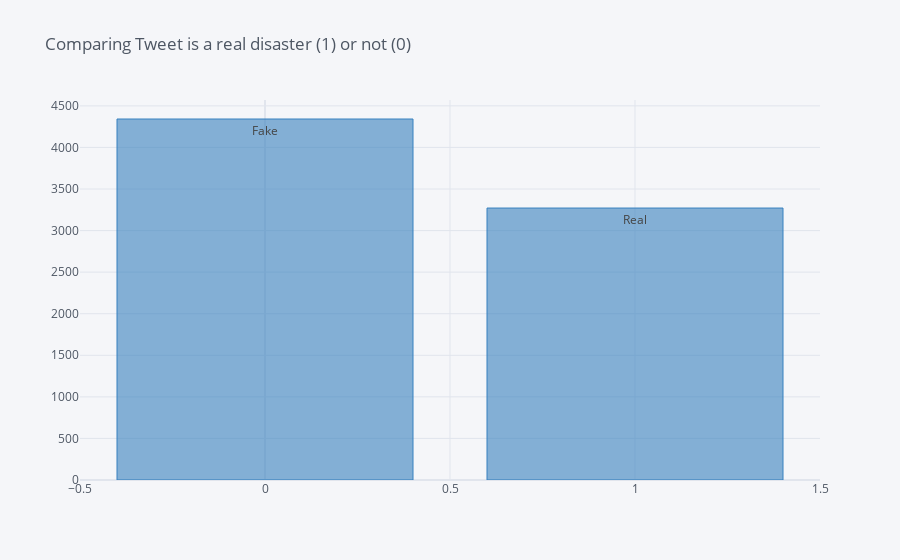

Notebook code for this chart:
### Code cell
import plotly.express as px
pie_data = train.target.value_counts()

fig = px.pie(pie_data,title='Population of European continent')
fig.show()
train.target.value_counts().iplot(
    kind='bar',
    text=['Fake', 'Real'], 
    title='Comparing Tweet is a real disaster (1) or not (0)',
    color=['blue'])

### Figure 1 — Plotly figure (JSON) as saved in the notebook; plotly's stock layout.template omitted (floating-point values rounded to 4 significant figures)
{"data": [{"marker": {"color": "rgba(55, 128, 191, 0.6)", "line": {"color": "rgba(55, 128, 191, 1.0)", "width": 1}}, "name": "target", "orientation": "v", "text": ["Fake", "Real"], "type": "bar", "x": [0, 1], "y": [4342, 3271]}], "layout": {"legend": {"bgcolor": "#F5F6F9", "font": {"color": "#4D5663"}}, "paper_bgcolor": "#F5F6F9", "plot_bgcolor": "#F5F6F9", "title": {"font": {"color": "#4D5663"}, "text": "Comparing Tweet is a real disaster (1) or not (0)"}, "xaxis": {"gridcolor": "#E1E5ED", "showgrid": true, "tickfont": {"color": "#4D5663"}, "title": {"font": {"color": "#4D5663"}, "text": ""}, "zerolinecolor": "#E1E5ED"}, "yaxis": {"gridcolor": "#E1E5ED", "showgrid": true, "tickfont": {"color": "#4D5663"}, "title": {"font": {"color": "#4D5663"}, "text": ""}, "zerolinecolor": "#E1E5ED"}}}
